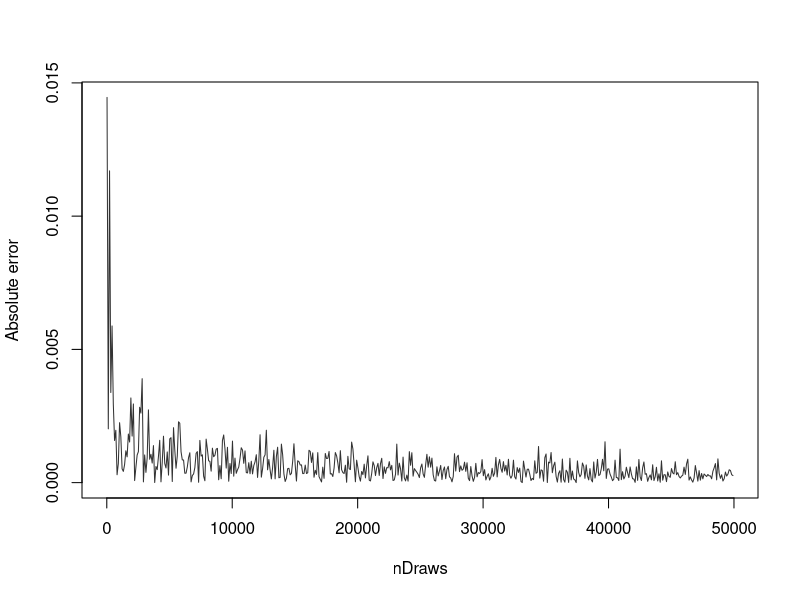
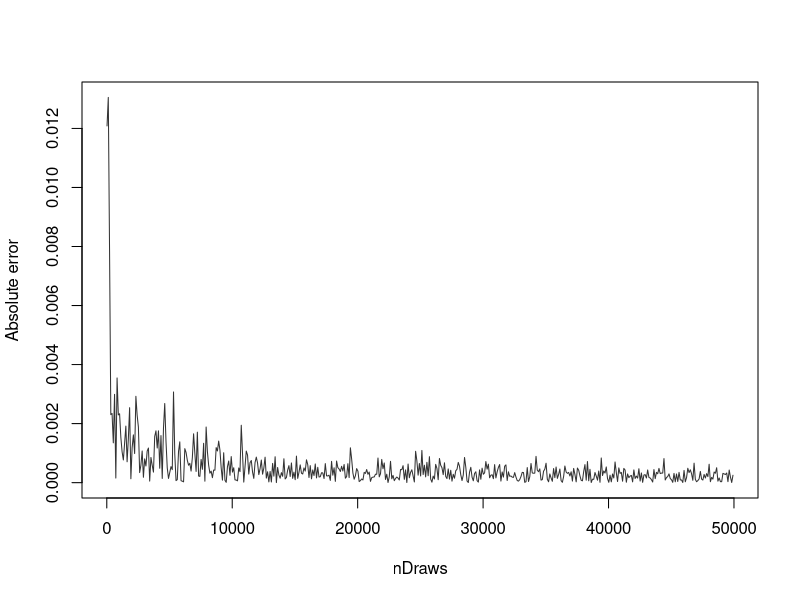
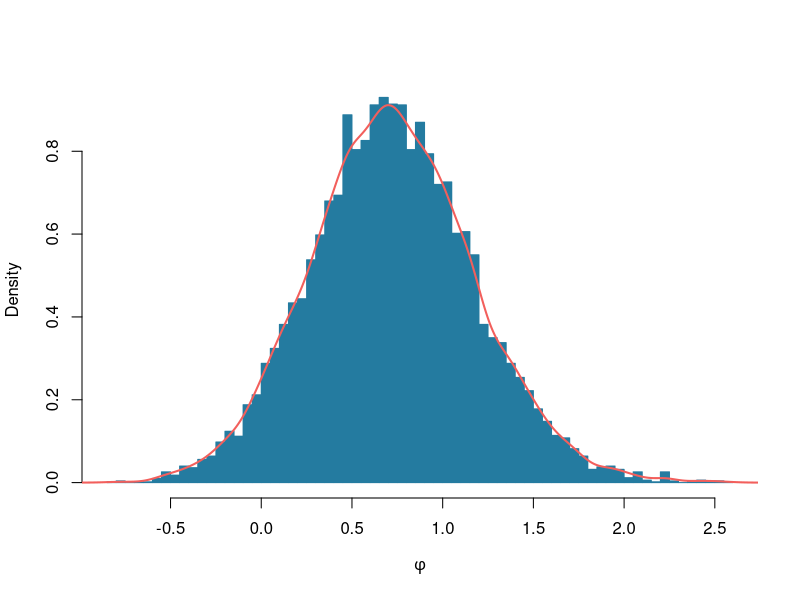

Reproduce these figures in R, in order.
set.seed(12345)
col1 = '#247ba0'
col2 = '#f25f5c'
col3 = '#333333'

imgw = 9
imgh = 6

a = 2
b = 2
s = 14
n = 20

xGrid <- seq(0.001, 0.999, 0.001)

## 1a
draw = function(nDraws){
  sample = rbeta(nDraws, a+s, b+(n-s))
  mean_sample = mean(sample)
  sd_sample = sd(sample)
  
  return (c(mean_sample, sd_sample))
}

alpha = a + s
beta = b + (n-s)

intervals = seq(20,50000,100)
data = sapply(intervals, draw)

true = dbeta(xGrid, a+s, b+(n-s))
mean_true = alpha / (alpha + beta)
sd_true = sqrt( (alpha*beta) / ((alpha+beta)^2*(alpha+beta+1)) )

# Mean
pdf("plots/1-converge_mean.pdf", width=imgw, height=imgh)
  plot(intervals, abs(data[1,]-mean_true), type='l', col=col3, xlab = 'nDraws', ylab='Absolute error')
dev.off()

# SD
pdf("plots/1-converge_sd.pdf", width=imgw, height=imgh)
  plot(intervals, abs(data[2,]-sd_true), type='l', col=col3, xlab = 'nDraws', ylab='Absolute error')
dev.off()

## 1b
nDraws = 10000
posterior = rbeta(nDraws, a+s, b+(n-s))
true = pbeta(0.4, a+s, b+(n-s))

message((sum(posterior <= 0.4) / length(posterior)) * 100)
message(round(true*100, 3))

## 1c
nDraws = 10000
posterior = rbeta(nDraws, a+s, b+(n-s))
phi = log(posterior / (1 - posterior))

pdf("plots/1-phi.pdf", width=imgw, height=imgh)
  hist(phi, 100, prob=TRUE, col=col1, border=col1, main='', xlab=expression(phi))
  lines(density(phi), lwd=2, col=col2)
dev.off()
